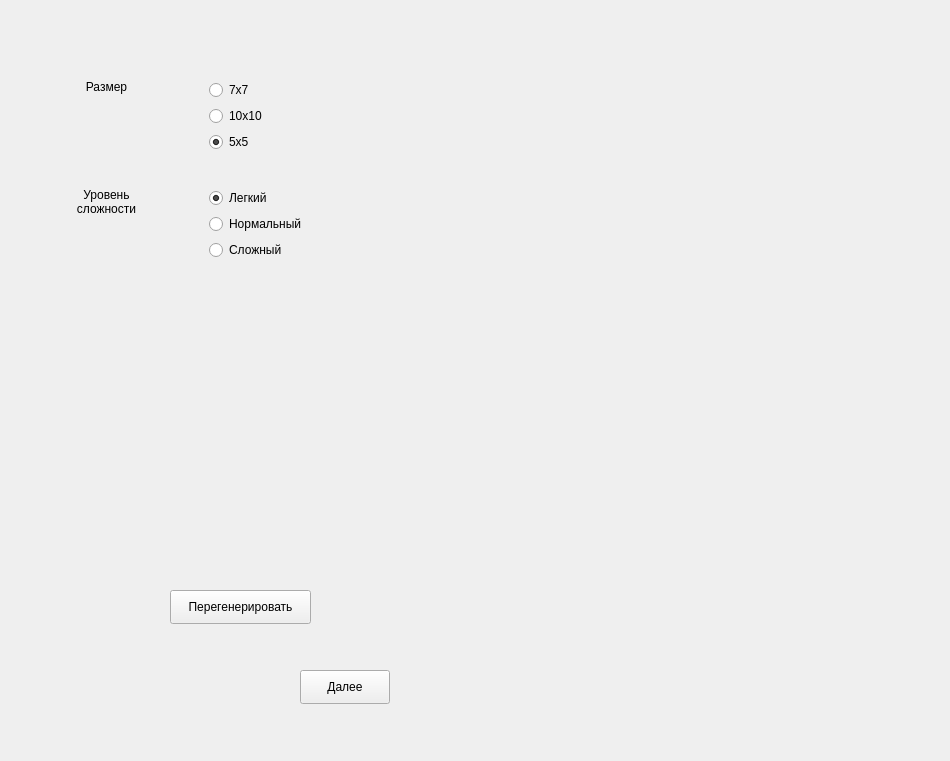
<?xml version="1.0" encoding="UTF-8"?>
<ui version="4.0">
 <class>Form</class>
 <widget class="QWidget" name="Form">
  <property name="enabled">
   <bool>true</bool>
  </property>
  <property name="geometry">
   <rect>
    <x>0</x>
    <y>0</y>
    <width>950</width>
    <height>761</height>
   </rect>
  </property>
  <property name="windowTitle">
   <string>Form</string>
  </property>
  <widget class="QPushButton" name="next_btn">
   <property name="geometry">
    <rect>
     <x>300</x>
     <y>670</y>
     <width>90</width>
     <height>34</height>
    </rect>
   </property>
   <property name="text">
    <string>Далее</string>
   </property>
  </widget>
  <widget class="QPushButton" name="generate_new">
   <property name="geometry">
    <rect>
     <x>170</x>
     <y>590</y>
     <width>141</width>
     <height>34</height>
    </rect>
   </property>
   <property name="text">
    <string>Перегенерировать</string>
   </property>
  </widget>
  <widget class="QWidget" name="horizontalLayoutWidget_3">
   <property name="geometry">
    <rect>
     <x>10</x>
     <y>50</y>
     <width>391</width>
     <height>241</height>
    </rect>
   </property>
   <layout class="QHBoxLayout" name="bl">
    <item>
     <layout class="QVBoxLayout" name="verticalLayout_3">
      <item>
       <layout class="QHBoxLayout" name="horizontalLayout">
        <item>
         <widget class="QLabel" name="label">
          <property name="text">
           <string>Размер</string>
          </property>
          <property name="alignment">
           <set>Qt::AlignHCenter|Qt::AlignTop</set>
          </property>
         </widget>
        </item>
        <item>
         <layout class="QVBoxLayout" name="verticalLayout">
          <item>
           <widget class="QRadioButton" name="size_7">
            <property name="text">
             <string>7x7</string>
            </property>
            <attribute name="buttonGroup">
             <string notr="true">sizes</string>
            </attribute>
           </widget>
          </item>
          <item>
           <widget class="QRadioButton" name="size_10">
            <property name="text">
             <string>10x10</string>
            </property>
            <attribute name="buttonGroup">
             <string notr="true">sizes</string>
            </attribute>
           </widget>
          </item>
          <item>
           <widget class="QRadioButton" name="size_5">
            <property name="text">
             <string>5x5</string>
            </property>
            <property name="checked">
             <bool>true</bool>
            </property>
            <attribute name="buttonGroup">
             <string notr="true">sizes</string>
            </attribute>
           </widget>
          </item>
         </layout>
        </item>
       </layout>
      </item>
      <item>
       <layout class="QHBoxLayout" name="horizontalLayout_2">
        <item>
         <widget class="QLabel" name="label_2">
          <property name="text">
           <string>Уровень 
сложности</string>
          </property>
          <property name="alignment">
           <set>Qt::AlignHCenter|Qt::AlignTop</set>
          </property>
         </widget>
        </item>
        <item>
         <layout class="QVBoxLayout" name="verticalLayout_2">
          <item>
           <widget class="QRadioButton" name="easy_lvl">
            <property name="text">
             <string>Легкий</string>
            </property>
            <property name="checked">
             <bool>true</bool>
            </property>
           </widget>
          </item>
          <item>
           <widget class="QRadioButton" name="normal_lvl">
            <property name="text">
             <string>Нормальный</string>
            </property>
            <property name="checked">
             <bool>false</bool>
            </property>
           </widget>
          </item>
          <item>
           <widget class="QRadioButton" name="hard_lvl">
            <property name="text">
             <string>Сложный</string>
            </property>
            <property name="checked">
             <bool>false</bool>
            </property>
           </widget>
          </item>
         </layout>
        </item>
       </layout>
      </item>
     </layout>
    </item>
   </layout>
  </widget>
  <widget class="QWidget" name="horizontalLayoutWidget">
   <property name="geometry">
    <rect>
     <x>560</x>
     <y>60</y>
     <width>301</width>
     <height>331</height>
    </rect>
   </property>
   <layout class="QHBoxLayout" name="bl_1"/>
  </widget>
 </widget>
 <resources/>
 <connections/>
 <buttongroups>
  <buttongroup name="sizes"/>
 </buttongroups>
</ui>
